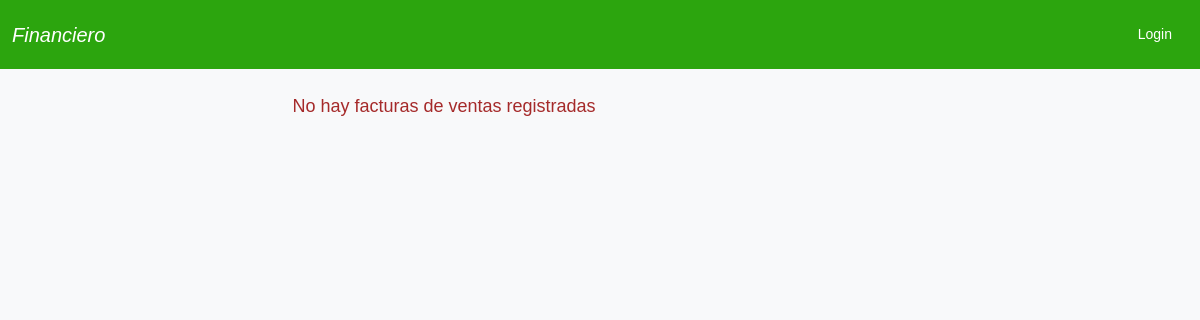
The page /facturas-venta/todas/ on the database as committed earlier.
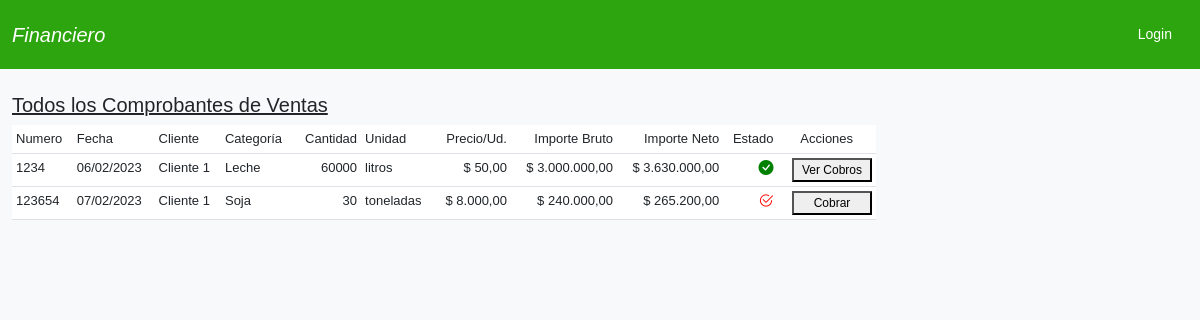
The same page on the database as committed later.
### comprobantes/models.py (models this page shows, shortened)
class FacturaVenta(models.Model):
    numero = models.CharField(max_length=15)
    fecha = models.DateField()
    razon_social = models.ForeignKey(Cliente, on_delete=models.CASCADE, verbose_name='Cliente')
    categoria = models.ForeignKey(Categoria, on_delete=models.CASCADE)
    cantidad = models.IntegerField(blank=True, null=True)
    unidades = models.CharField(max_length=50, choices=UNIDADES,blank=True, null=True)
    importe = models.DecimalField(max_digits=10, decimal_places=2)
    iva = models.DecimalField(max_digits=4, decimal_places=2, default=21.0, verbose_name='% IVA')
    estado = models.BooleanField(default=False)
    created = models.DateField(auto_now_add=True)
    updated = models.DateField(auto_now=True)
    @property
    def precio_unitario(self):
        return self.importe / self.cantidad
    @property
    def importe_total(self):
        return self.importe + (self.importe * self.iva/100)

class Cliente(models.Model):
    razon_social = models.CharField(max_length=50)
    domicilio = models.CharField(max_length=100)
    localidad = models.CharField(max_length=50)
    posicion_iva = models.CharField(max_length=50, verbose_name='Posición IVA', choices=IVA)
    cuit = models.CharField(max_length=50)
    estado = models.BooleanField(default=True)
    def __str__(self):
        return self.razon_social

class Categoria(models.Model):
    name = models.CharField(max_length=30, verbose_name = 'Categoría')
    def __str__(self):
        return self.name

### comprobantes/views.py (the view)
# urls.py: path('facturas-venta/todas/', FacturasVentaListView.as_view(), name='facturas-venta-list'),
class FacturasVentaListView(ListView):
    model = FacturaVenta

### comprobantes/templates/comprobantes/facturaventa_list.html (shortened to what this page needs)
{% extends 'comprobantes/base.html' %}
{% block content %}
<div class="container">
    <br>
    {% if object_list %}
    <table class="table table-sm table-hover">
        <h3 style="font-size: 20px;text-decoration: underline;">Todos los Comprobantes de Ventas</h3>
        <thead style="background-color: rgb(250, 246, 17);">
            <th style="font-weight: 500;font-size:13px;">Numero</th>
            <th style="font-weight: 500;font-size:13px;">Fecha</th>
            <th style="font-weight: 500;font-size:13px;">Cliente</th>
            <th style="font-weight: 500;font-size:13px;">Categoría</th>
            <th style="font-weight: 500;font-size:13px;text-align: end;">Cantidad</th>
            <th style="font-weight: 500;font-size:13px;">Unidad</th>
            <th style="font-weight: 500;font-size:13px;text-align: end;">Precio/Ud.</th>
            <th style="font-weight: 500;font-size:13px;text-align: end;">Importe Bruto</th>
            <th style="font-weight: 500;font-size:13px;text-align: end;">Importe Neto</th>
            <th style="font-weight: 500;font-size:13px;text-align: end;">Estado</th>
            <th style="font-weight: 500;font-size:13px;text-align: center;">Acciones</th>
        </thead>
        <tbody>
            {% for facturaventa in object_list %}
            <td style="font-size:13px;">{{ facturaventa.numero }}</td>
            <td style="font-size:13px;">{{ facturaventa.fecha|date:'d/m/Y'}}</td>
            <td style="font-size:13px;">{{ facturaventa.razon_social }}</td>
            <td style="font-size:13px;">{{ facturaventa.categoria }}</td>
            <td style="font-size:13px;text-align: end;">{{ facturaventa.cantidad }}</td>
            <td style="font-size:13px;">{{ facturaventa.unidades }}</td>
            <td style="font-size:13px;text-align:end;">$ {{facturaventa.precio_unitario|floatformat:"2g"}}</td>
            <td style="font-size:13px;text-align: end;">$ {{ facturaventa.importe|floatformat:"2g"}}</td>
            <td style="font-size:13px;text-align: end;">$ {{ facturaventa.importe_total|floatformat:"2g"}}</td>
            <td style="font-size:15px;text-align: end;">{% if facturaventa.estado == True %}<span style="color: green;"><i class="bi bi-check-circle-fill"></i></span>{% else %}<span style="color: red;"><i class="bi bi-check2-circle"></i></span>{% endif %}</td>
            <td style="font-size:13px;text-align: end;">
                <a style="font-size:13px;color: blue;" href="{% url 'cobros-factura' facturaventa.id %}">
                    {% if facturaventa.estado == False %}
                    <button style="width: 80px;font-size:12px;padding: 2px auto;">Cobrar</button>
                    {% else %}
                    <button style="width: 80px;font-size:12px;padding: 2px auto;">Ver Cobros</button>
                    {%endif%}
                </a>
            </td>
       </tbody>
            {% endfor %}
    </table>
    </div>
    {% else %}
     <center><p style="color: brown; font-size: 18px;">No hay facturas de ventas registradas</p></center>
    {% endif %}
</div>
{% endblock %}

Rows that differ between the two databases and show on the page:
added FacturaVenta: numero "1234", fecha "06/02/2023", razon_social "Cliente 1", categoria "Leche", cantidad "60000", unidades "litros", precio_unitario "50,00", importe "3.000.000,00", importe_total "3.630.000,00", estado True (drawn)
added FacturaVenta: numero "123654", fecha "07/02/2023", razon_social "Cliente 1", categoria "Soja", cantidad "30", unidades "toneladas", precio_unitario "8.000,00", importe "240.000,00", importe_total "265.200,00", estado False (drawn)
Other text that changed with them:
text no longer shown: "No hay facturas de ventas registradas"
text now shown: "Todos los Comprobantes de Ventas Numero Fecha Cliente Categoría Cantidad Unidad Precio/Ud. Importe Bruto Importe Neto Estado Acciones"
